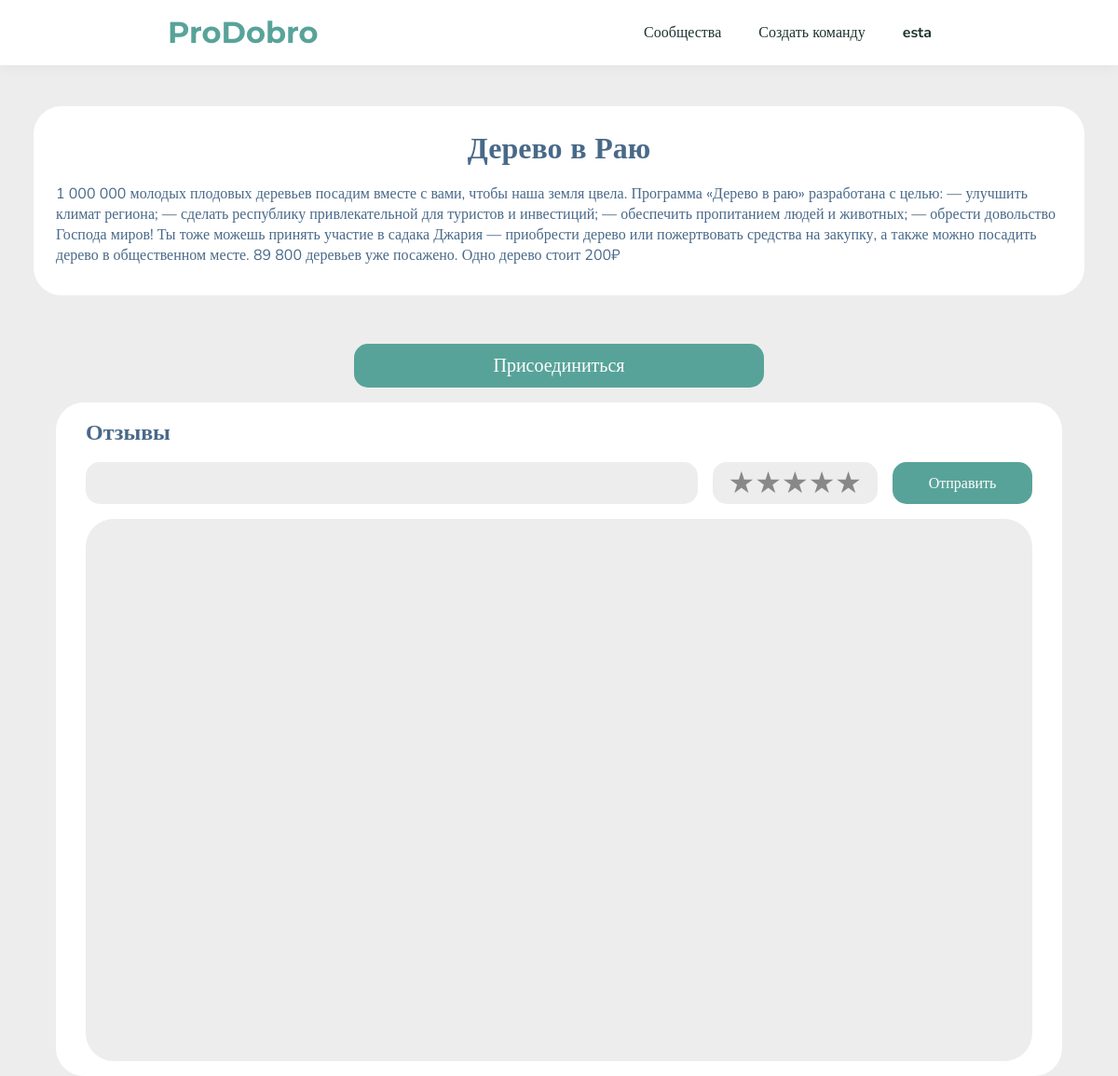
The page /course/5/ (signed in) on the database its author committed.
### main/models.py (models this page shows, shortened)
class User(AbstractUser):
    avatar = models.ImageField(blank=True, verbose_name='Аватарка')
    phone = models.CharField(blank=True, max_length=30,)

class Course(models.Model):
    STATUS_CHOICES = [
        ('pending', 'На рассмотрении'),
        ('accepted', 'Принято'),
        ('rejected', 'Отклонено'),
    ]
    title = models.CharField(max_length=150, verbose_name='Название')
    description = models.TextField(blank=True, verbose_name='Описание')
    author = models.CharField(max_length=150, blank=True, verbose_name='Автор')
    avatar = models.ImageField(blank=True, verbose_name='Аватарка')
    status = models.CharField(
        max_length=10,
        choices=STATUS_CHOICES,
        default='pending',
        verbose_name='Статус'
    )
    users = models.ManyToManyField(User)

### main/views.py (the view)
# urls.py: path('course/<int:course_id>/', views.show_course, name='course'),
def show_course(request: HttpRequest, course_id: int):
    course = Course.objects.get(id=course_id)
    data = create_base_data(f'Команда: {course.title}')
    data['course'] = course
    data['users'] = course.users.all()
    data['is_joined'] = False
    if request.user.is_authenticated and request.user in data['users']:
        data['is_joined'] = True
    return render(request, 'course.html', data)

### main/views.py (called while the page is built)
def create_base_data(title: str = None):
    if not title:
        title = DEFAULT_TITLE
    return {
        'title': title,
    }

### main/templates/course.html (shortened to what this page needs)
{% extends  "base.html" %}
{% load static %}
{% block head  %}
    <link type="text/css" rel="stylesheet" href="{% static 'css/course.css' %}">
{% endblock %}
{% block content  %}
<br><br>
<div class="container">
    <div class="container">
    <div class="strap team">
       <h1>{{ course.title }}</h1>
        <p>{{ course.description }}</p>
    </div>
    {% if is_joined %}
    <button class="button" onclick="join()">Выйти</button>
    {% else %}
    <button class="button" onclick="join()">Присоединиться</button>
    {% endif %}
    <div class="strap">
        <div class="comments-section">
            <h2>Отзывы</h2>
            <div class="comment-write">
                <input id="comment-input" type="text" class="input">
                <div id='starRating' class="star-rating">
                    <label for="5-stars" class="star">&#9733;</label>
                    <label for="4-stars" class="star">&#9733;</label>
                    <label for="3-stars" class="star">&#9733;</label>
                    <label for="2-stars" class="star">&#9733;</label>
                    <label for="1-star" class="star">&#9733;</label>
                </div>
                <button onclick="send_comment()" class="button"> Отправить </button>
            </div>
            <div id="comments" class="comments">
            </div>
        </div>
    </div>
</div>
</div>
{% endblock %}

### main/templates/base.html (shortened to what this page needs)
{% load static %}
<!DOCTYPE html>
<html lang="en">
<head>
    <link type="text/css" rel="stylesheet" href="{% static 'css/base_style.css' %}">
    {% block head  %}
    {% endblock %}
</head>
<body>
<div class="head">
    <div class="head-content horizontal-container">
        <a class="logo" href="/catalog">
            <span class="text-logo-part-2">ProDobro</span>
        </a>
        <nav class="nav-menu horizontal-container">
            <a href="/catalog" class="nav-item">Сообщества</a>
            {% if user.is_authenticated %}
            <a href="/create-course" class="nav-item">Создать команду</a>
            <a href="/logout" class="nav-item profile-text">{{ user.username }}</a>
            {% else %}
                <a href="/login" class="nav-item">Войти</a>
                <a href="/register" class="nav-item">Зарегистрироваться</a>
            {% endif %}
        </nav>
    </div>
</div>
{% block content  %}
{% endblock %}
</body>
</html>

### main/static/css/base_style.css (style rules this page uses)
:root { --base-font: Nunito; --logo-font: Montserrat; --background-color-1: #ffffff; --background-color-2: #EDEDED; --background-header: var(--background-color-1); --color-1: #1c3330; --color-2: #496989; --color-3: #496989; --color-hover-1: #58A399; --color-hover-2: #6ec596; --color-transparent: rgba(69, 69, 69, 0.6); --error-color: #D80032; --light-color: rgba(3, 248, 23, 0.25); --shadow: rgba(0, 0, 0, 0.05); --shadow-blur: 15px; --base-border-radius: 30px; --small-border-radius: calc(var(--base-border-radius) / 2); --max-width: 1440px; --base-transition: all 0.2s ease-in; }
* { margin: 0; padding: 0; font-family: var(--base-font); color: var(--color-2); transition: var(--base-transition); scrollbar-width: none; -ms-overflow-style: none; }
*, *:hover { transition: var(--base-transition); }
body { background-color: var(--background-color-2); min-height: 100vh; }
h1 { font-weight: 700; color: var(--color-2); }
a { color: var(--color-1); }
.horizontal-container { display: flex; flex-direction: row; justify-content: space-between; align-items: center; }
.head { width: 100vw; height: 70px; background-color: var(--background-header); box-shadow: 0 1px var(--shadow-blur) var(--shadow); font-size: 24px; }
.head-content { margin: auto; width: 70%; height: 100%; }
.profile-text { font-weight: 700; }
.logo { font-weight: 700; font-size: 32px; text-decoration: none; }
.text-logo-part-2 { color: var(--color-hover-1); font-family: var(--logo-font); }
.nav-menu { width: auto; }
.nav-item { font-size: 16px; margin: auto 20px; text-decoration: none; }
.container { display: flex; flex-direction: column; justify-content: space-between; align-items: center; gap: 1rem; }
.button, .gradient-button { width: 100%; padding: 10px; outline:none; font-size: 20px; border-radius: calc(var(--base-border-radius) / 2); border: none; background-color: var(--color-hover-1); color: var(--background-color-1); }
.star { position: relative; display: inline-block; color: #ccc; }
.star::before { content: '\2605'; position: absolute; color: #f5c518; overflow: hidden; width: 0; white-space: nowrap; }

### main/static/css/course.css (style rules this page uses)
a { text-decoration: none; }
.strap { display: flex; flex-direction: column; background-color: var(--background-color-1); width: 90%; min-width: min(1240px, 90vw); max-width: var(--max-width); border-radius: var(--base-border-radius); }
.team { padding: 1.5rem; gap: 1rem; padding-bottom: 2rem; margin: 0 auto; }
.team h1 { text-align: center; }
.comments-section { display: flex; flex-direction: column; padding: 1rem 2rem; gap: 1rem; }
.comments { min-width: 400px; min-height: 550px; background-color: var(--background-color-2); border-radius: var(--base-border-radius); display: flex; flex-direction: column; padding: 1rem; gap: 1rem; overflow: hidden; }
.comment-write { display: grid; grid-template-columns: 1fr auto 150px; gap: 1rem; width: 100% }
.comment-write input { width: 1fr; outline: none; color: var(--color-1); background-color: var(--background-color-2); border-radius: calc(var(--base-border-radius) / 2); border: 0px solid var(--color-1); padding: 7px 7px; font-size: 16px; }
.comment-write button { padding: 7px 12px; font-size: 16px; }
.star-rating { direction: rtl; display: inline-flex; font-size: 2em; justify-content: center; padding: 0 1rem; border: 1px solid transparent; background-color: var(--background-color-2); border-radius: var(--small-border-radius); }
.star-rating label { cursor: pointer; color: var(--color-transparent); }
.button { margin: 0 auto; max-width: 440px; }

### rows shown on the page
User: username "esta"
Course: title "Дерево в Раю", description "1 000 000 молодых плодовых деревьев посадим вместе с вами, чтобы наша земля цвела. Программа «Дерево в раю» разработана с целью: — улучшить климат региона; — сделать республику привлекательной для туристов и инвестиций; — обеспечить пропитанием людей и животных; — обрести довольство Господа миров! Ты тоже можешь принять участие в садака Джария — приобрести дерево или пожертвовать средства на закупку, а также можно посадить дерево в общественном месте. 89 800 деревьев уже посажено. Одно дерево стоит 200₽"
